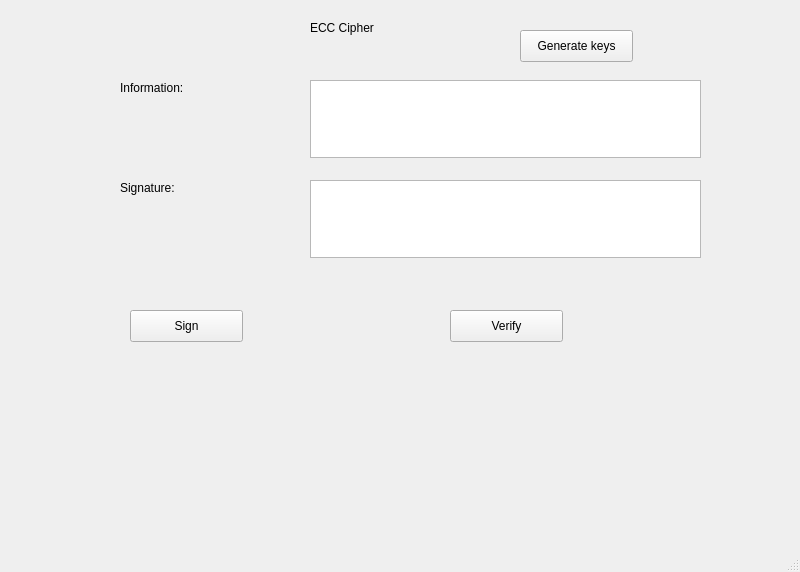
<?xml version="1.0" encoding="UTF-8"?>
<ui version="4.0">
 <class>MainWindow</class>
 <widget class="QMainWindow" name="MainWindow">
  <property name="geometry">
   <rect>
    <x>0</x>
    <y>0</y>
    <width>800</width>
    <height>572</height>
   </rect>
  </property>
  <property name="windowTitle">
   <string>MainWindow</string>
  </property>
  <widget class="QWidget" name="centralwidget">
   <widget class="QPushButton" name="pushButton">
    <property name="geometry">
     <rect>
      <x>520</x>
      <y>30</y>
      <width>113</width>
      <height>32</height>
     </rect>
    </property>
    <property name="text">
     <string>Generate keys</string>
    </property>
   </widget>
   <widget class="QPushButton" name="pushButton_2">
    <property name="geometry">
     <rect>
      <x>130</x>
      <y>310</y>
      <width>113</width>
      <height>32</height>
     </rect>
    </property>
    <property name="text">
     <string>Sign</string>
    </property>
   </widget>
   <widget class="QPushButton" name="pushButton_3">
    <property name="geometry">
     <rect>
      <x>450</x>
      <y>310</y>
      <width>113</width>
      <height>32</height>
     </rect>
    </property>
    <property name="text">
     <string>Verify</string>
    </property>
   </widget>
   <widget class="QPlainTextEdit" name="plainTextEdit">
    <property name="geometry">
     <rect>
      <x>310</x>
      <y>80</y>
      <width>391</width>
      <height>78</height>
     </rect>
    </property>
   </widget>
   <widget class="QPlainTextEdit" name="plainTextEdit_2">
    <property name="geometry">
     <rect>
      <x>310</x>
      <y>180</y>
      <width>391</width>
      <height>78</height>
     </rect>
    </property>
   </widget>
   <widget class="QLabel" name="label">
    <property name="geometry">
     <rect>
      <x>120</x>
      <y>80</y>
      <width>101</width>
      <height>16</height>
     </rect>
    </property>
    <property name="text">
     <string>Information:</string>
    </property>
   </widget>
   <widget class="QLabel" name="label_2">
    <property name="geometry">
     <rect>
      <x>120</x>
      <y>180</y>
      <width>91</width>
      <height>16</height>
     </rect>
    </property>
    <property name="text">
     <string>Signature:</string>
    </property>
   </widget>
   <widget class="QLabel" name="label_3">
    <property name="geometry">
     <rect>
      <x>310</x>
      <y>20</y>
      <width>81</width>
      <height>16</height>
     </rect>
    </property>
    <property name="text">
     <string>ECC Cipher</string>
    </property>
   </widget>
  </widget>
  <widget class="QMenuBar" name="menubar">
   <property name="geometry">
    <rect>
     <x>0</x>
     <y>0</y>
     <width>800</width>
     <height>24</height>
    </rect>
   </property>
  </widget>
  <widget class="QStatusBar" name="statusbar"/>
 </widget>
 <resources/>
 <connections/>
</ui>
